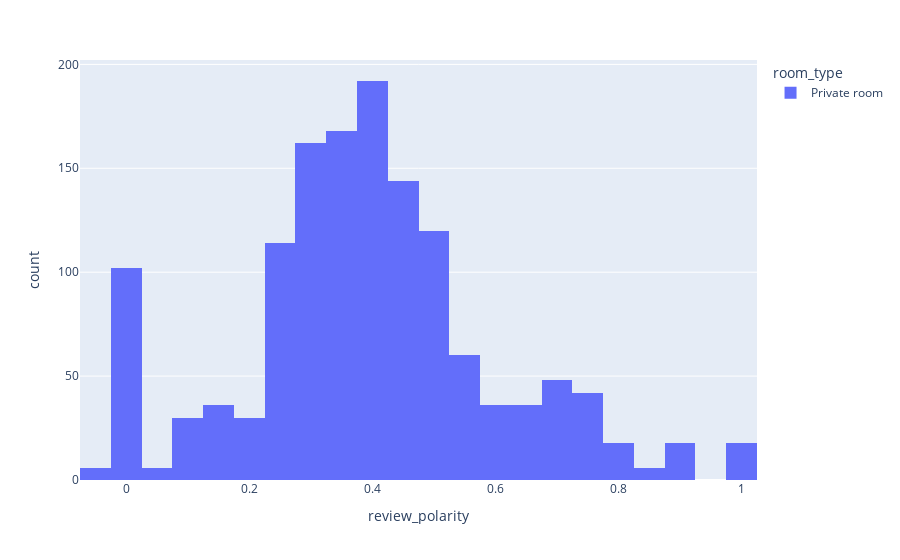

The notebook cell this image was saved under:
### Code cell
fenway_neighbourhood_shared = fenway_neighbourhood.where("room_type == 'Shared room'").toPandas()
fig = px.histogram(fenway_neighbourhood_private, x="review_polarity")
fig.show()

### Figure 1 — Plotly figure (JSON) as saved in the notebook; plotly's stock layout.template omitted (floating-point values rounded to 4 significant figures; data arrays with more than 128 entries replaced by an {"elided": "..."} marker saying what was removed)
{"data": [{"alignmentgroup": "True", "bingroup": "x", "hovertemplate": "room_type=Private room<br>review_polarity=%{x}<br>count=%{y}<extra></extra>", "legendgroup": "Private room", "marker": {"color": "#636efa"}, "name": "Private room", "offsetgroup": "Private room", "orientation": "v", "showlegend": true, "type": "histogram", "x": {"elided": "1458 str values"}, "xaxis": "x", "yaxis": "y"}], "layout": {"barmode": "relative", "legend": {"title": {"text": "room_type"}, "tracegroupgap": 0}, "margin": {"t": 60}, "xaxis": {"anchor": "y", "domain": [0, 1], "title": {"text": "review_polarity"}}, "yaxis": {"anchor": "x", "domain": [0, 1], "title": {"text": "count"}}}}
